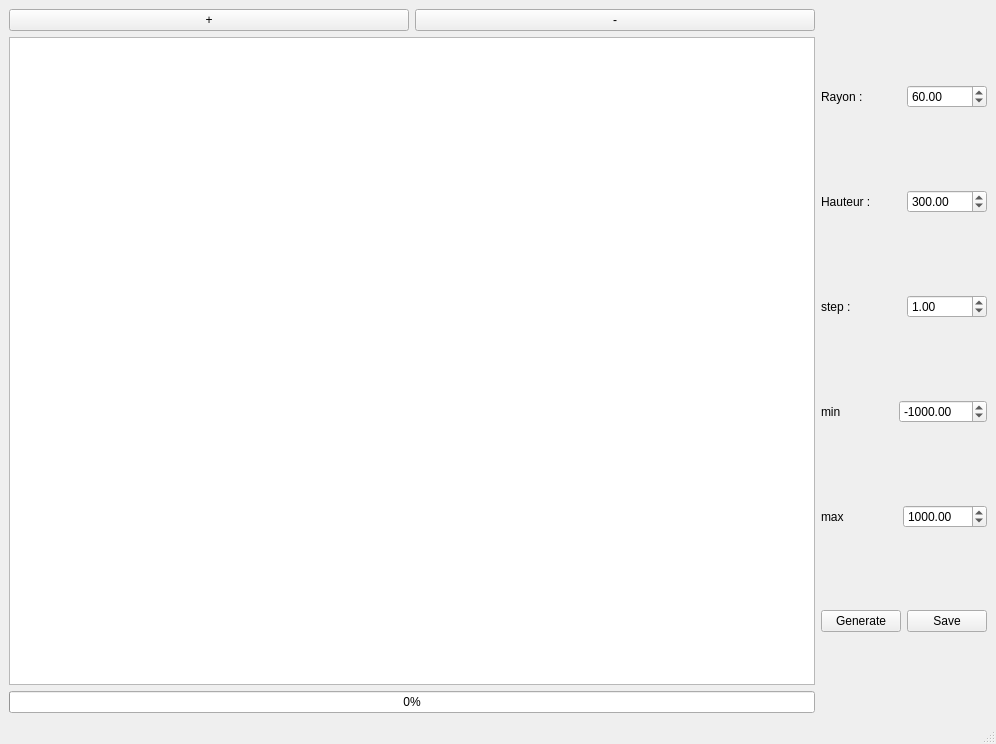
<?xml version="1.0" encoding="UTF-8"?>
<ui version="4.0">
 <class>MainWindow</class>
 <widget class="QMainWindow" name="MainWindow">
  <property name="geometry">
   <rect>
    <x>0</x>
    <y>0</y>
    <width>996</width>
    <height>744</height>
   </rect>
  </property>
  <property name="windowTitle">
   <string>MainWindow</string>
  </property>
  <widget class="QWidget" name="centralwidget">
   <layout class="QHBoxLayout" name="horizontalLayout_3">
    <item>
     <layout class="QVBoxLayout" name="verticalLayout_2">
      <item>
       <layout class="QHBoxLayout" name="horizontalLayout">
        <item>
         <widget class="QPushButton" name="pushButton">
          <property name="text">
           <string>+</string>
          </property>
         </widget>
        </item>
        <item>
         <widget class="QPushButton" name="pushButton_2">
          <property name="text">
           <string>-</string>
          </property>
         </widget>
        </item>
       </layout>
      </item>
      <item>
       <widget class="QGraphicsView" name="graphicsView"/>
      </item>
      <item>
       <widget class="QProgressBar" name="progressBar">
        <property name="value">
         <number>0</number>
        </property>
       </widget>
      </item>
     </layout>
    </item>
    <item>
     <layout class="QVBoxLayout" name="verticalLayout_3">
      <item>
       <layout class="QHBoxLayout" name="horizontalLayout_4">
        <item>
         <widget class="QLabel" name="label">
          <property name="text">
           <string>Rayon :</string>
          </property>
         </widget>
        </item>
        <item>
         <widget class="QDoubleSpinBox" name="rayon_dsb">
          <property name="maximum">
           <double>1000.000000000000000</double>
          </property>
          <property name="value">
           <double>60.000000000000000</double>
          </property>
         </widget>
        </item>
       </layout>
      </item>
      <item>
       <layout class="QHBoxLayout" name="horizontalLayout_6">
        <item>
         <widget class="QLabel" name="label_2">
          <property name="text">
           <string>Hauteur :</string>
          </property>
         </widget>
        </item>
        <item>
         <widget class="QDoubleSpinBox" name="hauteur_dsb">
          <property name="maximum">
           <double>1000.000000000000000</double>
          </property>
          <property name="value">
           <double>300.000000000000000</double>
          </property>
         </widget>
        </item>
       </layout>
      </item>
      <item>
       <layout class="QHBoxLayout" name="horizontalLayout_7">
        <item>
         <widget class="QLabel" name="lbl">
          <property name="text">
           <string>step :</string>
          </property>
         </widget>
        </item>
        <item>
         <widget class="QDoubleSpinBox" name="step_dsb">
          <property name="value">
           <double>1.000000000000000</double>
          </property>
         </widget>
        </item>
       </layout>
      </item>
      <item>
       <layout class="QHBoxLayout" name="horizontalLayout_8">
        <item>
         <widget class="QLabel" name="label_3">
          <property name="text">
           <string>min</string>
          </property>
         </widget>
        </item>
        <item>
         <widget class="QDoubleSpinBox" name="min_dsb">
          <property name="minimum">
           <double>-1000004.000000000000000</double>
          </property>
          <property name="maximum">
           <double>100.000000000000000</double>
          </property>
          <property name="value">
           <double>-1000.000000000000000</double>
          </property>
         </widget>
        </item>
       </layout>
      </item>
      <item>
       <layout class="QHBoxLayout" name="horizontalLayout_9">
        <item>
         <widget class="QLabel" name="label_4">
          <property name="text">
           <string>max</string>
          </property>
         </widget>
        </item>
        <item>
         <widget class="QDoubleSpinBox" name="max_dsb">
          <property name="maximum">
           <double>1000000.000000000000000</double>
          </property>
          <property name="value">
           <double>1000.000000000000000</double>
          </property>
         </widget>
        </item>
       </layout>
      </item>
      <item>
       <layout class="QHBoxLayout" name="horizontalLayout_5">
        <item>
         <widget class="QPushButton" name="pushButton_3">
          <property name="text">
           <string>Generate</string>
          </property>
         </widget>
        </item>
        <item>
         <widget class="QPushButton" name="pushButton_4">
          <property name="text">
           <string>Save</string>
          </property>
         </widget>
        </item>
       </layout>
      </item>
     </layout>
    </item>
   </layout>
  </widget>
  <widget class="QMenuBar" name="menubar">
   <property name="geometry">
    <rect>
     <x>0</x>
     <y>0</y>
     <width>996</width>
     <height>20</height>
    </rect>
   </property>
  </widget>
  <widget class="QStatusBar" name="statusbar"/>
 </widget>
 <resources/>
 <connections/>
</ui>
